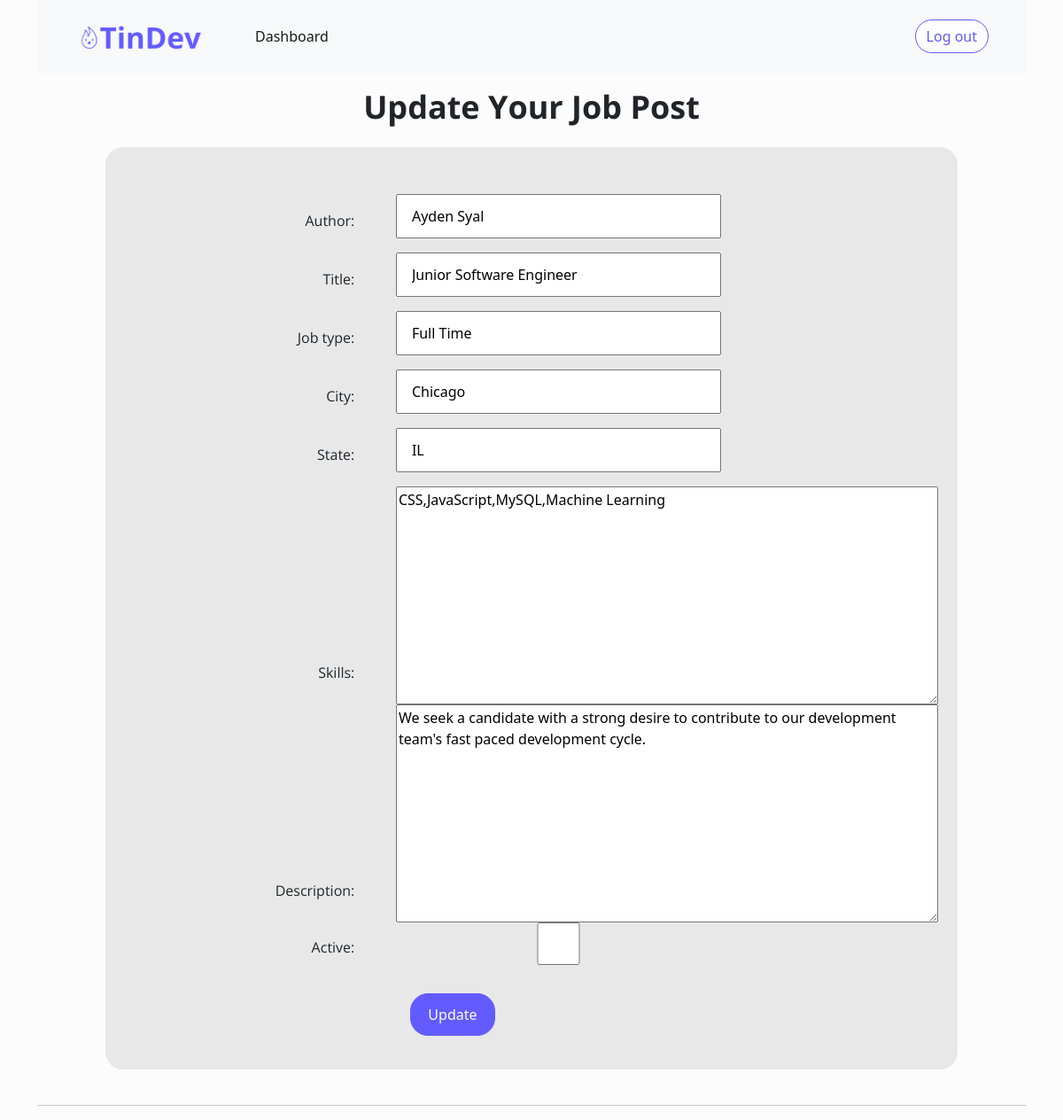
/update_posts/2, run on an earlier commit of the app's database.
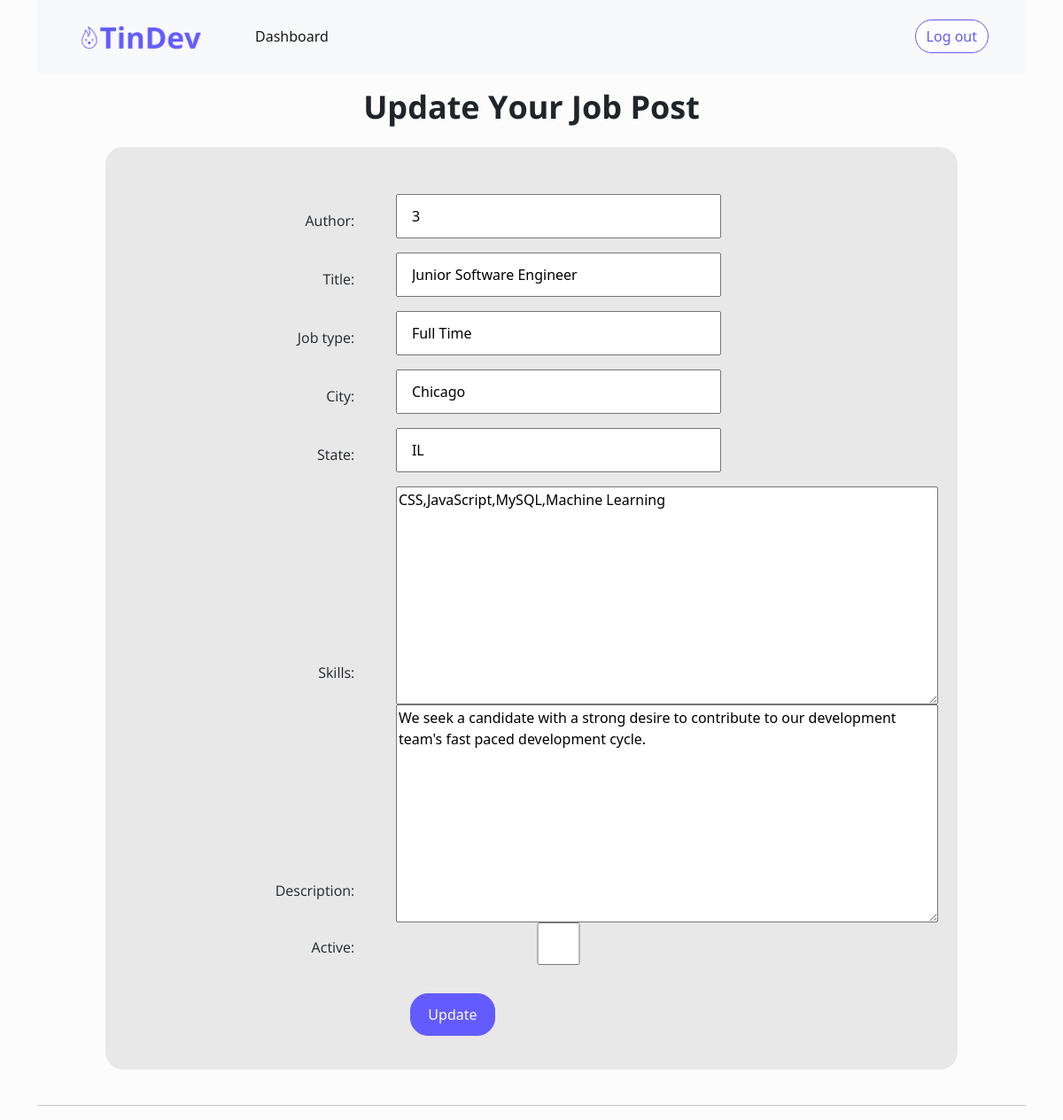
And on a later commit of the database.
### app/models.py (models this page shows)
class Job(models.Model):
    id = models.AutoField(primary_key=True)
    title = models.CharField(max_length=50)
    job_type = models.CharField(max_length=50)
    city = models.CharField(max_length=50)
    state = models.CharField(max_length=30)
    skills = models.TextField()
    description = models.TextField()
    company = models.CharField(max_length=50)
    expiration = models.DateTimeField()
    active = models.BooleanField()
    author = models.CharField(max_length=50)
    numCandidates = models.IntegerField()
    coverImage = models.ImageField(upload_to ='app/static/images', default='../../static/images/errorImage.jpg')

### app/views.py (the view)
# urls.py: path('update_posts/<int:pk>', views.update_posts, name='update_posts')
def update_posts(request, pk):
    if request.method == 'POST':
        job_post=Job.objects.get(pk=pk)
        form = UpdatePosts(request.POST, instance=job_post)
        if form.is_valid():
            form.save()
            return HttpResponseRedirect('/update_posts/'+str(pk))
    else:
        job_post=Job.objects.get(pk=pk)
        form = UpdatePosts(instance=job_post)
        return render(request, 'app/update_posts.html', {'form': form})

### app/models.py
class UpdatePosts(ModelForm):
    class Meta:
        model = Job
        fields = ['author', 'title', 'job_type', 'city', 'state', 'skills', 'description', 'active']

### app/templates/app/update_posts.html (shortened to what this page needs)
{% load static %}
<!DOCTYPE html>
<html lang="en">
<head>
    <link href="https://cdn.jsdelivr.net/npm/bootstrap@5.2.2/dist/css/bootstrap.min.css" rel="stylesheet"
>
    <link rel="stylesheet" type="text/css" href="{% static 'css/style.css' %}">
    <link rel="stylesheet" type="text/css" href="{% static 'css/signup.css' %}">
</head>
<body>
    <div class="container">
        <nav class="navbar navbar-expand-lg navbar-light bg-light">
            <div class="container-fluid">
                <a class="navbar-brand" href="/recruiter_dashboard">
                    <img src="{% static 'images/tindev_combomark.png' %}" alt="" width="150px" class="d-inline-block">
                </a>
                <div class="collapse navbar-collapse nav-div" id="navbarNav">
                    <ul class="navbar-nav">
                        <li class="nav-item">
                            <a class="nav-link active" aria-current="page" href="/recruiter_dashboard">Dashboard</a>
                        </li>
                    </ul>
                </div>
                <button type="button" class="btn btn-secondary btn-block" onclick="location.href='/logout'">Log out</button>
            </div>
        </nav>
        <main>
            <div id="header-div" class="center">
                <H1 class="signup-header center">Update Your Job Post</H1>
            </div>
            <div id="form-div" class="">
                <form id="form-body" class="center" action="" method="POST">
                    {{ form }}
                    <div>
                    </div>
                    <div style="justify-content:start;" id="button-div">
                        <button id="go-button" class="btn btn-primary btn-block" type="submit" class="center">Update</button>
                    </div>
                </form>
            </div>
        </main>
        <hr>
    </div>
</body>
</html>

### app/static/css/style.css (style rules this page uses)
body { background: #fcfcfc; width: 100vw; }
h1 { font-family: 'Open Sans', sans-serif; font-weight: 700; font-size: 64px; }
.btn-primary { background-color: #635bff; color: #fdfdfd; border-radius: 20px; border-color: #635bff; }
.btn-secondary { border-radius: 20px; border-color: #635bff; color: #635bff; background: #fdfdfd; }
.navbar { padding: 20px; padding-left: 30px; padding-right: 30px; }
.nav-div { padding-left: 30px; padding-right: 30px; }
.center { margin: auto; width: 59%; }

### app/static/css/signup.css (style rules this page uses)
div.container { width: 100%; justify-content: center; }
h1.signup-header { font-size: 3vw; text-align: center; }
#header-div { width: 80%; padding-top: 2vh; }
#form-div { width: 100%; justify-content: center; display: flex; flex-direction: row; padding: 2vw; }
#form-body { width: 90%; background-color: #E8E8E8; padding: 2%; padding-top: 5%; display: grid; grid-template-columns: 1fr 2fr; border-radius: 20px; }
label { margin: auto; text-align: right; width: 80%; padding: 2vh; margin-bottom: 1vh; font-family: 'Open Sans', sans-serif; font-weight: 400; font-size: 16px; }
input, select { width: 60%; height: 75%; padding: 2vh; margin-bottom: 1vh; }
#button-div { width: 100%; display: flex; margin: auto; padding: 2vh; padding-right: 10%; justify-content: right; }
#go-button { width: 8vw; height: 6vh; display: block; }

What changed in the data, as far as the page shows it:
changed Job "Junior Software Engineer": author "Ayden Syal" → "3"
